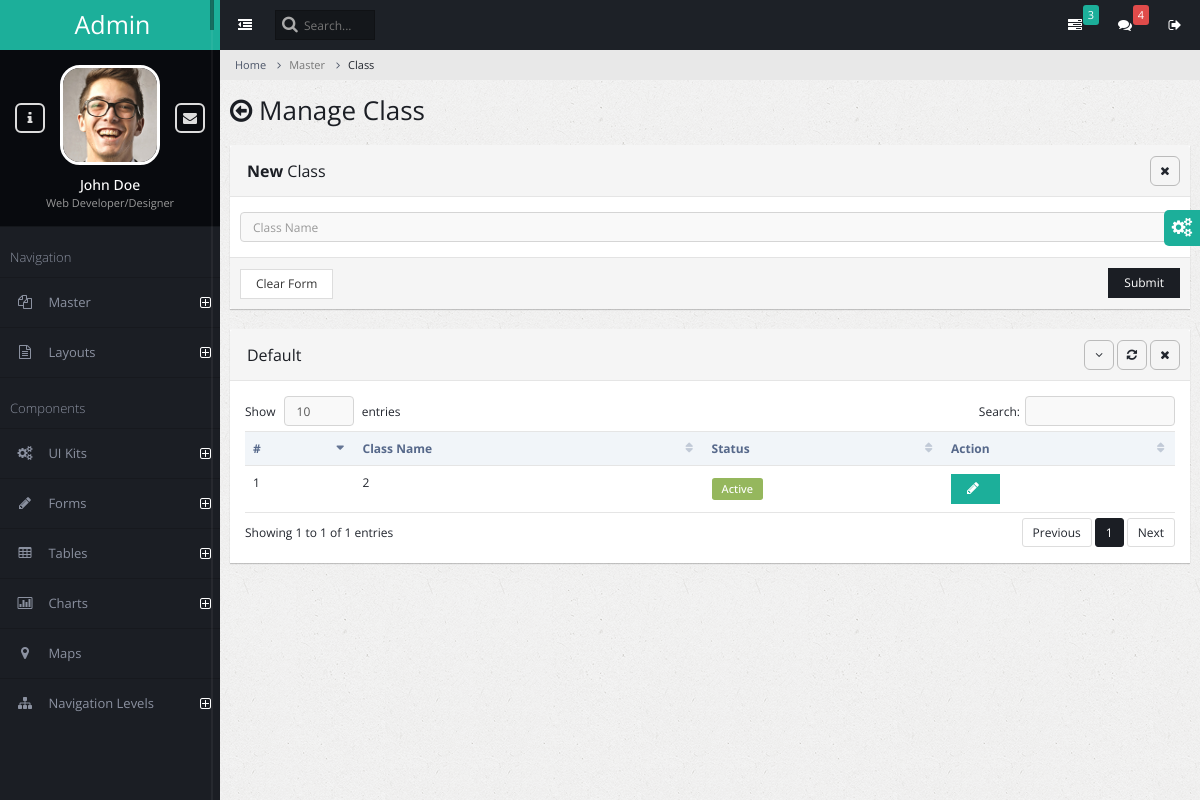
The page /class/ on the database as committed earlier.
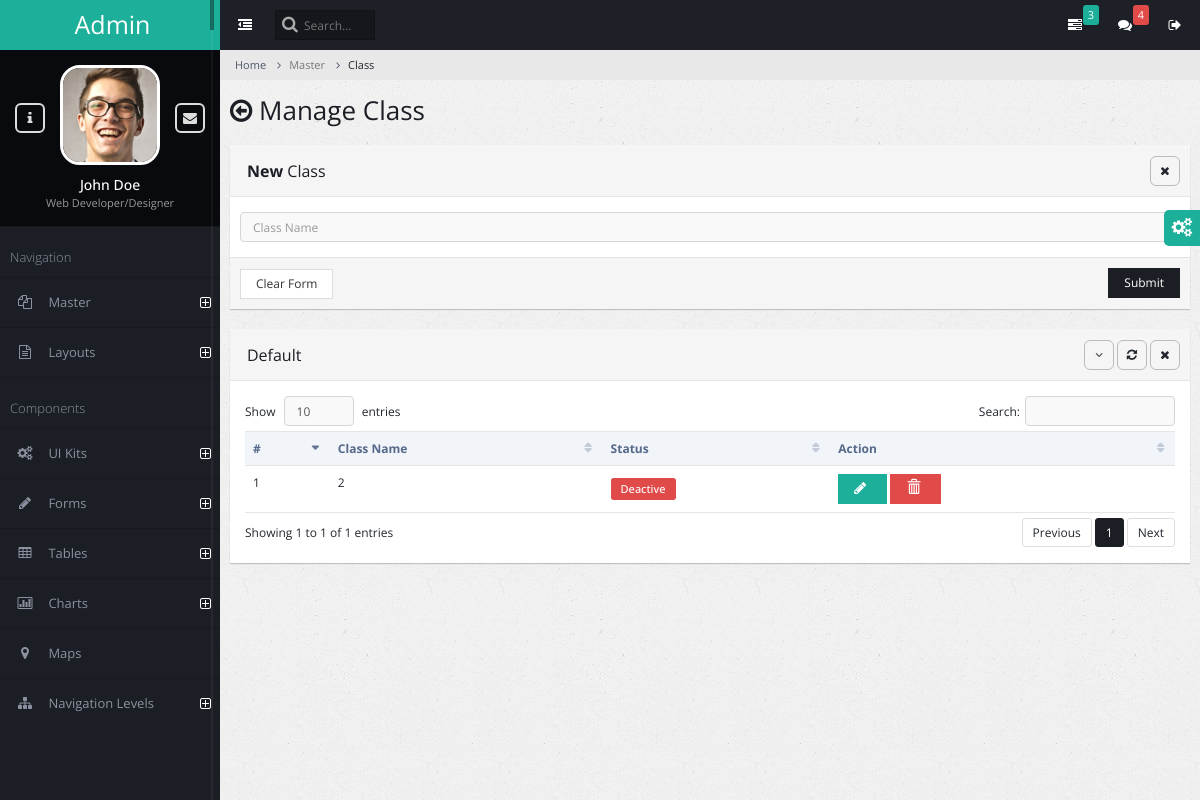
The same page on the database as committed later.
### admin_master/models.py (models this page shows)
class AcademicClass(models.Model):
    class_name = models.CharField(max_length=150)
    is_enabled = models.BooleanField(default=True)

### admin_master/views.py (the view, shortened to what this page needs)
# urls.py: path('class/', views.class_manage,name="class"),
def class_manage(request):
    success_message=None
    error_message = None
    academic_classes = AcademicClass.objects.all()
    context = {
        'errormessage': error_message,
        'successmessage': success_message,
        'academic_classes': academic_classes,
    }
    return render(request, 'class_manage.html', context)

### admin_master/templates/class_manage.html (shortened to what the changed rows need)
{% extends 'admin_base.html' %}
{% block content %}
<div class="page-title">
    <h2><span class="fa fa-arrow-circle-o-left"></span> Manage Class</h2>
</div>
<div class="page-content-wrap">
    <div class="row">
    <div class="col-md-12">
            <div class="panel panel-default">
                <div class="panel-body">
                    <table class="table datatable">
                        <thead>
                            <tr>
                                <th>#</th>
                                <th>Class Name</th>
                                <th>Status</th>
                                <th>Action</th>
                            </tr>
                        </thead>
                        <tbody>
                            {% for academic_classes in academic_classes %}
                            <tr id="{{academic_classes.id}}">
                                <td>{{ forloop.counter }}</td>
                                <td>{{ academic_classes.class_name }}</td>
                                <td>
                                    {% if academic_classes.is_enabled %}
                                    <span class="label label-success label-form">Active</span>
                                    {% else %}
                                    <span class="label label-danger label-form">Deactive</span>
                                    {% endif %}
                                </td>
                                <td>
                                    <button class="btn btn-info" onclick="edit_pop({{academic_classes.id}})">
                                        <span id ="spinner{{academic_classes.id}}" class="fa fa-pencil"></span>
                                    </button>
                                    {% if not academic_classes.is_enabled %}
                                    <a onclick="delete_class({{academic_classes.id}})">
                                        <button class="btn btn-danger">
                                            <span class="glyphicon glyphicon-trash"></span>
                                        </button>
                                    </a>
                                    {% endif %}
                                </td>
                            </tr>
                            {% endfor %}
                        </tbody>
                    </table>
                </div>
            </div>
        </div>
    </div>
</div>
{% endblock %}

Rows that differ between the two databases and show on the page:
changed AcademicClass: is_enabled "Active" → "Deactive"
